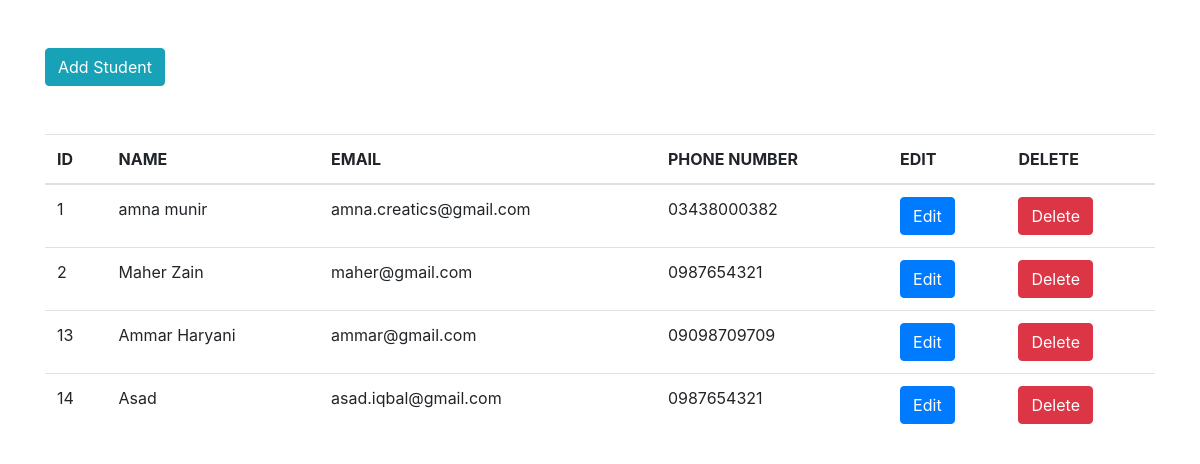
The page / on the database its author committed.
### tables this page shows
CREATE TABLE `user_tb` (
  `id` int(11) NOT NULL,
  `name` varchar(255) NOT NULL,
  `email` varchar(255) NOT NULL,
  `password` varchar(255) NOT NULL,
  `phone` varchar(255) NOT NULL
);

### index.php (the view, shortened to what this page needs)
<?php include('dbconfig.php');
session_start(); ?>
<!DOCTYPE html>
<html lang="en">
<head>
    <link rel="stylesheet" href="https://cdn.jsdelivr.net/npm/bootstrap@4.1.3/dist/css/bootstrap.min.css">
</head>
<body>
<section>
    <div class="container">
      <div class="row">
        <div class="col-lg-12">
        <div class="mt-5">
<a href="user.php" class="btn btn-info float-end" > Add  Student</a>
</div>
<table class="table mt-5">
  <thead>
    <tr>
      <th scope="col">ID</th>
      <th scope="col">NAME</th>
      <th scope="col">EMAIL</th>
      <th scope="col">PHONE NUMBER</th>
      <th scope="col">EDIT</th>
      <th scope="col">DELETE</th>
    </tr>
  </thead>
  <tbody>
<?php
$selectquery="select * from user_tb";
$statement=$conn->prepare($selectquery);
$statement->execute();
$result=$statement->fetchAll(PDO::FETCH_OBJ);
if($result){
    foreach($result as $row){
  ?>
  <tr>
    <td><?= $row->id  ?></td>
    <td><?=  $row->name  ?></td>
    <td><?=  $row->email  ?></td>
    <td><?=  $row->phone  ?></td>
    <td>
    <a href="edit-user.php?id= <?=$row->id;   ?>" class="btn btn-primary">Edit  </a>
    </td>
    <td>
      <form action ="code.php" method="POST">
        <button type="submit" name="delete" value="<?= $row->id ?>" class="btn btn-danger">Delete</button>
    </form>
    </td>
  </tr>
  <?php
    }
}
else
{
?>
  <tr>
  <td> Data Not Found!</td>
  </tr>
<?php
}
?>
  </tbody>
</table>
</div>
</div>
</div>
</section>
</body>
</html>

### rows shown on the page
user_tb: id "1", name "amna munir", email "amna.creatics@gmail.com", phone "03438000382"
user_tb: id "2", name "Maher Zain", email "maher@gmail.com", phone "0987654321"
user_tb: id "13", name "Ammar Haryani", email "ammar@gmail.com", phone "09098709709"
user_tb: id "14", name "Asad", email "asad.iqbal@gmail.com", phone "0987654321"
